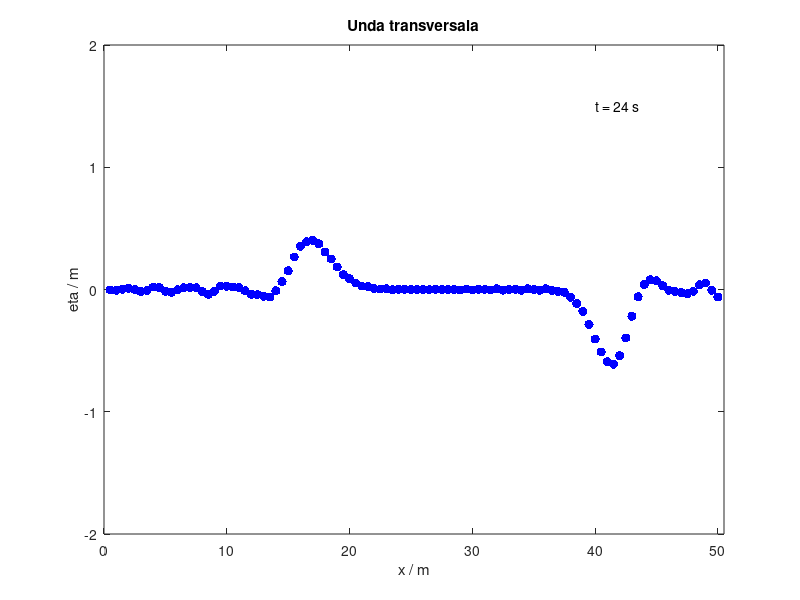

Write MATLAB code to recreate this figure.
% Mediu elastic 1D
clear; close all; clc;
% Selectori:
TR=1; % dinamica in timp real - 1 / dinamica cu timp controlat - 0
TIP=0; % unda longitudinala - 1 / unda transversala - 0
% Parametrii fizici ai sistemului:
P=100; % numarul de corpuri
m=0.75*ones(1,P); % kg; masele corpurilor
m( 50:100 ) = 2 ;
k=25*ones(1,P+1); % N/m; constantele elastice ale resorturilor
k( 50:100 ) = 50 ;
a=0.5; % m; lungimile resorturilor nedeformate
Tmax=2*pi*sqrt(mean(m)/mean(k)); % timp caracteristic sistemului
ti=0; tf=20*Tmax; N=1000; t=linspace(ti,tf,N); dt=t(2)-t(1); % timp discret
eta=zeros(N,P); % prealocare deplasari (N momente de timp; P pozitii)
% Deplasari initiale si valori de start:
eta0=zeros(1,P); % m; mediu neperturbat initial
eta(1,:)=eta0; eta(2,:)=eta0; % pasul 1 si pasul 2 temporale
% Conditii la capete (frontiera):
A=2*a; % amplitudinea perturbatiei
OM=pi/2; % pulsatia perturbatiei
etas=A*sin(OM*t); etad=zeros(1,N); % functii de timp (capat dreapta fixat)
gata = 0 
for i=2:N
  if( etas( i ) < 0 && gata == 0 )
    gata = 1;
  endif
  if( gata == 1 )
    etas( i )=0;
  endif 
endfor
for i=2:N-1 % ciclul temporal
    for j=2:P-1 % ciclul spatial
    % Recurenta de ordinul II (vezi Curs 4):
    eta(i+1,j)=2*eta(i,j)-eta(i-1,j)+...
        dt^2/m(j)*(k(j)*(eta(i,j-1)-eta(i,j))+k(j+1)*(eta(i,j+1)-eta(i,j)));
    end % ciclul spatial
    % Relatie particulara la j=1 (primul oscilator)
    eta(i+1,1)=2*eta(i,1)-eta(i-1,1)+...
        dt^2/m(1)*(k(1)*(etas(i)-eta(i,1))+k(2)*(eta(i,2)-eta(i,1)));
    % Relatie particulara la j=P (ultimul oscilator)
    eta(i+1,P)=2*eta(i,P)-eta(i-1,P)+...
        dt^2/m(P)*(k(P)*(eta(i,P-1)-eta(i,P))+k(P+1)*(etad(i)-eta(i,P)));
end % ciclul temporal
x=a:a:P*a; % coordonatele de echilibru ale corpurilor
figure(1); % Simularea dinamica a undelor
set(1,'Position',[50,100,1200,300]); % redimensionare fereastra
tic; simt=0; % porneste cronometrul si initializeaza timpul simularii
while simt<=tf % ciclul grafic
    hold off; % sterge plot precedent
    index=abs(t-simt)==min(abs(t-simt)); % cauta cel mai apropiat t de simt
    if TIP==1
      plot((x(:)+eta(index,:)')*[1,1],[-A,A],'-b','MarkerSize',20); hold on;
      title('Unda longitudinala');
    else
      plot(x(:),eta(index,:),'.b','MarkerSize',20); hold on;
      ylabel('eta / m');
      title('Unda transversala');
    end;
    xlabel('x / m');
    axis([x(1)-a x(P)+a,-2*A,2*A]);
    if TR==1 % 1 - in timp real
        simt=toc; % actualizeaza timpul simularii cu ceasul sistemului
        text(0.8*x(P),1.5*A,['t = ',num2str(round(t(index))),' s']);
    else
        simt=simt+5e-2; % incrementeaza timpul simularii
        text(0.8*x(P),1.5*A,['t = ',num2str(round(t(index)*10)),' ds']);
    end
    pause(1e-6)
end
